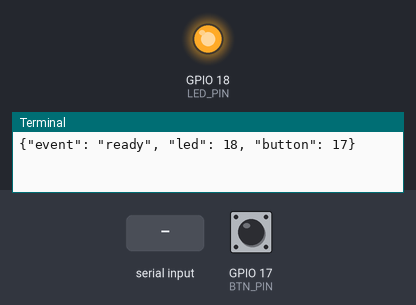
Bench run of a program on a simulated Raspberry Pi (BCM pin numbers). On the bench: output pins drawn as LEDs (lit = HIGH), the last lines printed to the terminal. Inputs (shaded band) come from the test bench; at power-on: GPIO 17 (BTN_PIN) HIGH. Threads take turns every 2 ms.

Above: at 1.2 s.
1.3 s: "LED:BLINK" typed at the terminal, then Enter
At 6.7 s:
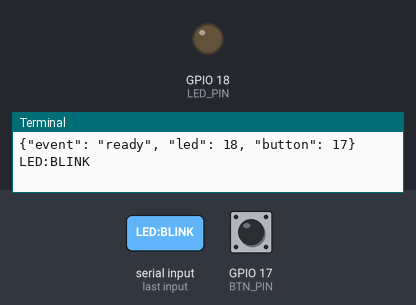
7.3 s: "LED:1" typed at the terminal, then Enter
At 8.5 s:
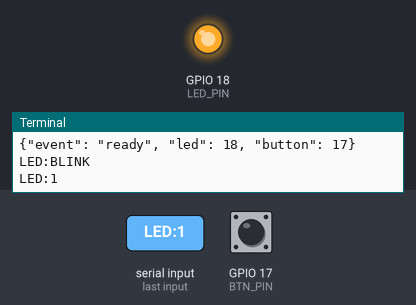
8.8 s: "LED:0" typed at the terminal, then Enter
At 9.8 s:
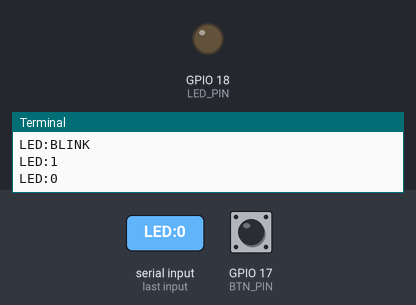
Timing chart, 0 to 11.3 s (numbered marks = the images above; inputs shaded):
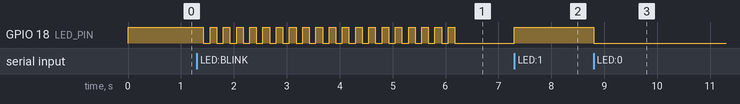

The program:

button_watcher.py
```python
#!/usr/bin/env python3
"""
button_watcher.py — Long-running GPIO daemon.

Turns the LED on (BCM17) to indicate the system is ready, then watches
the button (BCM27, active-low with internal pull-up) for presses.

Outputs newline-delimited JSON to stdout:
  {"event": "ready",  "led": 17, "button": 27}
  {"event": "press",  "pin": 27}
  {"event": "error",  "message": "..."}

Accepts commands on stdin (one per line):
  LED:1   — turn LED on
  LED:0   — turn LED off
"""

import sys
import json
import threading
import time

LED_PIN = 18
BTN_PIN = 17
DEBOUNCE_MS = 50


def emit(event: str, **kwargs):
    print(json.dumps({"event": event, **kwargs}), flush=True)


def stdin_listener(gpio):
    blink_thread = None

    def do_blink():
        for _ in range(20):          # 20 × 250ms = 5 seconds
            gpio.output(LED_PIN, gpio.HIGH)
            time.sleep(0.125)
            gpio.output(LED_PIN, gpio.LOW)
            time.sleep(0.125)
        # leave LED off after blink sequence

    for line in sys.stdin:
        cmd = line.strip()
        if cmd == "LED:1":
            gpio.output(LED_PIN, gpio.HIGH)
        elif cmd == "LED:0":
            gpio.output(LED_PIN, gpio.LOW)
        elif cmd == "LED:BLINK":
            if blink_thread is None or not blink_thread.is_alive():
                blink_thread = threading.Thread(target=do_blink, daemon=True)
                blink_thread.start()


def main():
    try:
        import RPi.GPIO as GPIO  # type: ignore
    except ImportError:
        emit("error", message="RPi.GPIO not installed")
        sys.exit(1)

    GPIO.setmode(GPIO.BCM)
    GPIO.setwarnings(False)
    GPIO.setup(LED_PIN, GPIO.OUT, initial=GPIO.LOW)
    GPIO.setup(BTN_PIN, GPIO.IN, pull_up_down=GPIO.PUD_UP)

    # Turn LED on — system is ready
    GPIO.output(LED_PIN, GPIO.HIGH)
    emit("ready", led=LED_PIN, button=BTN_PIN)

    # Accept LED commands from Node.js via stdin in a background thread
    t = threading.Thread(target=stdin_listener, args=(GPIO,), daemon=True)
    t.start()

    last_state = GPIO.HIGH  # pull-up, idle = HIGH

    try:
        while True:
            state = GPIO.input(BTN_PIN)
            if state != last_state:
                time.sleep(DEBOUNCE_MS / 1000)
                state = GPIO.input(BTN_PIN)
                if state != last_state:
                    if state == GPIO.LOW:
                        emit("press", pin=BTN_PIN)
                    else:
                        emit("release", pin=BTN_PIN)
                    last_state = state
            time.sleep(0.05)  # poll every 50 ms
    except KeyboardInterrupt:
        pass
    finally:
        GPIO.output(LED_PIN, GPIO.LOW)
        GPIO.cleanup()


if __name__ == "__main__":
    main()
```

Measured:
- after the input at 1.3 s, GPIO 18 (LED_PIN): alternates HIGH for 0.13 s and LOW for 0.13 s, 39 changes in all, then stays LOW, starting after 0.13 s
- after the input at 7.3 s, GPIO 18 (LED_PIN): LOW → HIGH at once
- after the input at 8.8 s, GPIO 18 (LED_PIN): HIGH → LOW at once
